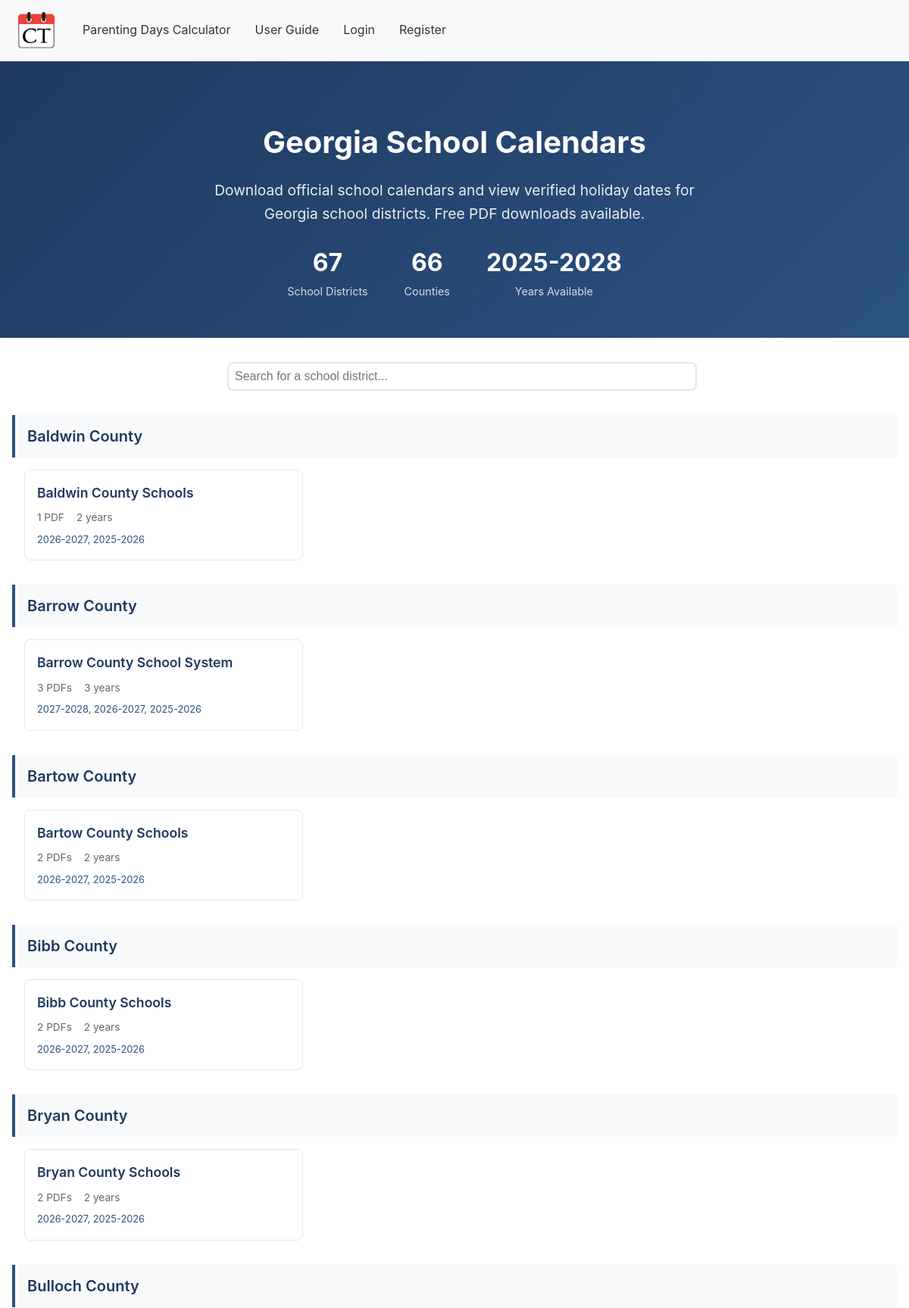
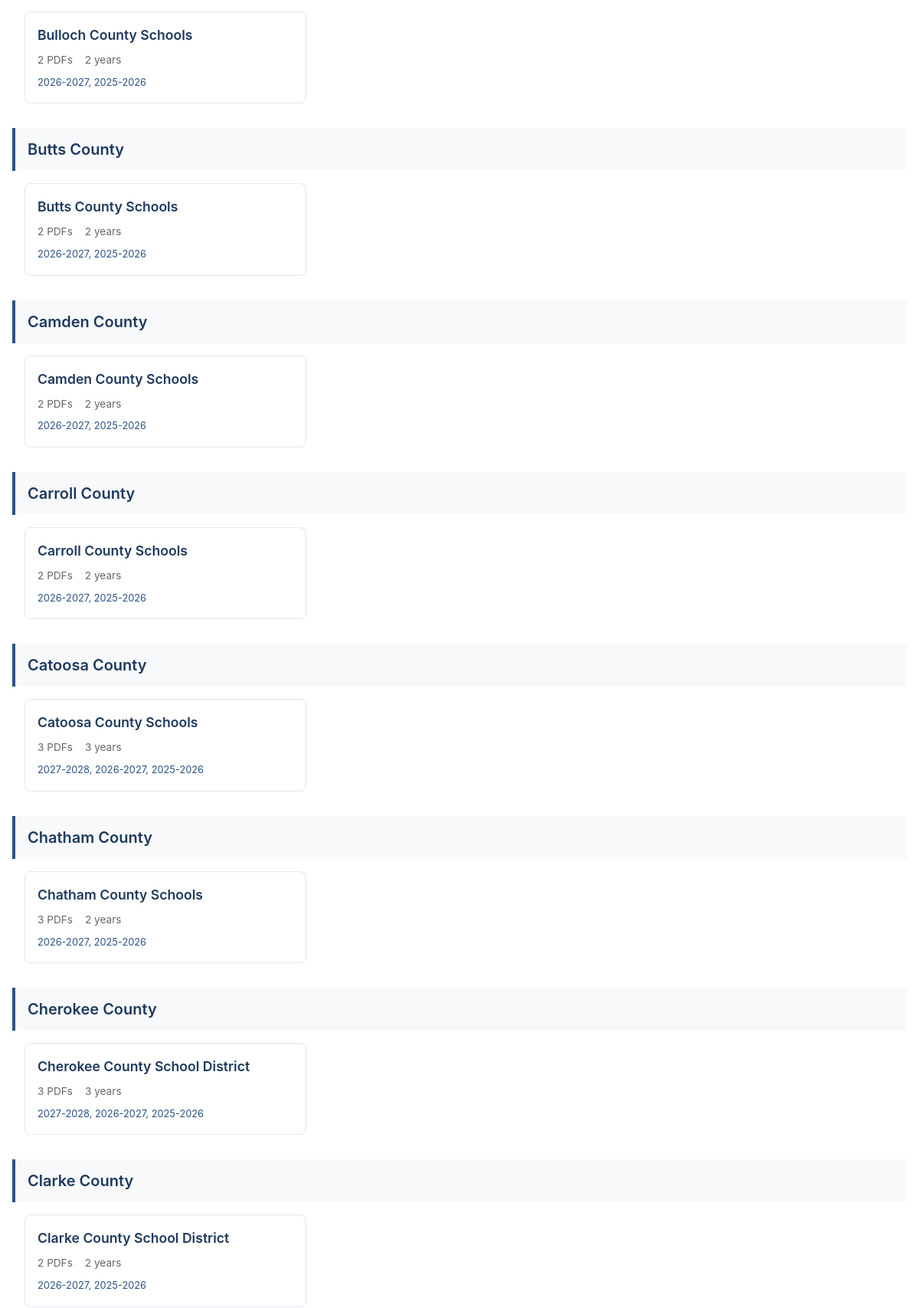
Page /georgia-school-calendars (upper part) on the committed database (2 pictures, top to bottom).
### models.py (models this page shows, shortened)
class SchoolEntity(db.Model):
    __tablename__ = 'school_entity'
    id = db.Column(db.Integer, primary_key=True)
    entity_type = db.Column(db.String(20), nullable=False, default='public_district')
    district_name = db.Column(db.String(255), nullable=False)
    normalized_name = db.Column(db.String(255), nullable=False, index=True)
    county = db.Column(db.String(100), nullable=True, index=True)
    nces_id = db.Column(db.String(50), nullable=True)
    is_active = db.Column(db.Boolean, default=True)
    website = db.Column(db.String(500), nullable=True)
    official_website = db.Column(db.String(500), nullable=True)  # Main school district website
    calendar_page_url = db.Column(db.String(500), nullable=True)  # Direct link to calendar page
    slug = db.Column(db.String(100), nullable=True, unique=True, index=True)  # URL-friendly name
    created_at = db.Column(db.DateTime, default=datetime.utcnow)
    updated_at = db.Column(db.DateTime, default=datetime.utcnow, onupdate=datetime.utcnow)
    __table_args__ = (
        db.UniqueConstraint('entity_type', 'normalized_name', 'county', name='uix_entity_type_name_county'),
        db.Index('ix_entity_county_name', 'county', 'normalized_name'),
    )

### main.py (the view)
@main.route('/georgia-school-calendars')
def school_calendars_index():
    entities = SchoolEntity.query.filter_by(is_active=True).order_by(SchoolEntity.county, SchoolEntity.district_name).all()
    counties = {}
    for entity in entities:
        county = entity.county or 'Other'
        if county not in counties:
            counties[county] = []
        file_count = CalendarFile.query.filter_by(school_entity_id=entity.id).count()
        years = db.session.query(VerifiedHoliday.school_year).filter_by(
            school_entity_id=entity.id
        ).distinct().all()
        counties[county].append({
            'entity': entity,
            'file_count': file_count,
            'years_available': sorted([y[0] for y in years], reverse=True)
        })
    sorted_counties = dict(sorted(counties.items()))
    return render_template('school_calendars_index.html',
        counties=sorted_counties,
        total_schools=len(entities)
    )

### templates/school_calendars_index.html (shortened to what this page needs)
{% extends "base.html" %}
{% block content %}
<div class="school-calendars-hero">
    <h1>Georgia School Calendars</h1>
    <p>Download official school calendars and view verified holiday dates for Georgia school districts. Free PDF downloads available.</p>
    <div class="stats-bar">
        <div class="stat-item">
            <span class="stat-number">{{ total_schools }}</span>
            <span class="stat-label">School Districts</span>
        </div>
        <div class="stat-item">
            <span class="stat-number">{{ counties|length }}</span>
            <span class="stat-label">Counties</span>
        </div>
        <div class="stat-item">
            <span class="stat-number">2025-2028</span>
            <span class="stat-label">Years Available</span>
        </div>
    </div>
</div>
<div class="search-container">
    <input type="text" id="schoolSearch" class="search-input" placeholder="Search for a school district..." autocomplete="off">
</div>
<div class="content-container">
    {% for county, schools in counties.items() %}
    <div class="county-section" data-county="{{ county }}">
        <div class="county-header">{{ county }} County</div>
        <div class="schools-grid">
            {% for school in schools %}
            <a href="{{ url_for('main.school_calendar_detail', slug=school.entity.slug) }}" class="school-card" data-name="{{ school.entity.district_name|lower }}">
                <div class="school-name">{{ school.entity.district_name }}</div>
                <div class="school-meta">
                    {% if school.file_count > 0 %}
                    <span>{{ school.file_count }} PDF{% if school.file_count != 1 %}s{% endif %}</span>
                    {% endif %}
                    {% if school.years_available %}
                    <span>{{ school.years_available|length }} year{% if school.years_available|length != 1 %}s{% endif %}</span>
                    {% endif %}
                </div>
                {% if school.years_available %}
                <div class="years-available">{{ school.years_available|join(', ') }}</div>
                {% endif %}
            </a>
            {% endfor %}
        </div>
    </div>
    {% endfor %}
</div>
{% endblock %}

### static/css/styles.css (style rules this page uses)
body { margin: 0; padding: 0; font-family: -apple-system, BlinkMacSystemFont, 'Segoe UI', Roboto, Oxygen, Ubuntu, Cantarell, sans-serif; background-color: #ffffff; color: #333; line-height: 1.6; }
input[type="text"], input[type="email"], input[type="password"] { display: block; width: 100%; padding: 0.5rem; margin-bottom: 1rem; }

### templates/school_calendars_index.html (style rules this page uses)
.school-calendars-hero { background: linear-gradient(135deg, #1e3a5f 0%, #2c5282 100%); color: white; padding: 3rem 2rem; text-align: center; margin-bottom: 2rem; }
.school-calendars-hero h1 { font-size: 2.5rem; margin-bottom: 1rem; }
.school-calendars-hero p { font-size: 1.2rem; opacity: 0.9; max-width: 700px; margin: 0 auto; }
.stats-bar { display: flex; justify-content: center; gap: 3rem; margin-top: 1.5rem; flex-wrap: wrap; }
.stat-item { text-align: center; }
.stat-number { font-size: 2rem; font-weight: bold; display: block; }
.stat-label { font-size: 0.9rem; opacity: 0.8; }
.county-section { margin-bottom: 2rem; }
.county-header { background: #f8f9fa; padding: 0.75rem 1rem; border-left: 4px solid #2c5282; margin-bottom: 1rem; font-size: 1.25rem; font-weight: 600; color: #1e3a5f; }
.schools-grid { display: grid; grid-template-columns: repeat(auto-fill, minmax(300px, 1fr)); gap: 1rem; padding: 0 1rem; }
.school-card { background: white; border: 1px solid #e2e8f0; border-radius: 8px; padding: 1rem; transition: all 0.2s ease; text-decoration: none; color: inherit; display: block; }
.school-name { font-weight: 600; color: #1e3a5f; font-size: 1.1rem; margin-bottom: 0.5rem; }
.school-meta { display: flex; gap: 1rem; font-size: 0.85rem; color: #666; }
.school-meta span { display: flex; align-items: center; gap: 0.25rem; }
.years-available { font-size: 0.8rem; color: #2c5282; margin-top: 0.5rem; }
.search-container { max-width: 600px; margin: 0 auto 2rem; padding: 0 1rem; }
.search-input { width: 100%; padding: 0.75rem 1rem; font-size: 1rem; border: 2px solid #e2e8f0; border-radius: 8px; outline: none; }
.content-container { max-width: 1200px; margin: 0 auto; padding: 0 1rem; }

### rows in the picture
SchoolEntity: county "Baldwin", entity.district_name "Baldwin County Schools", file_count "1", years_available|length "2", years_available "2026-2027, 2025-2026"
SchoolEntity: county "Barrow", entity.district_name "Barrow County School System", file_count "3", years_available|length "3", years_available "2027-2028, 2026-2027, 2025-2026"
SchoolEntity: county "Bartow", entity.district_name "Bartow County Schools", file_count "2", years_available|length "2", years_available "2026-2027, 2025-2026"
SchoolEntity: county "Bibb", entity.district_name "Bibb County Schools", file_count "2", years_available|length "2", years_available "2026-2027, 2025-2026"
SchoolEntity: county "Bryan", entity.district_name "Bryan County Schools", file_count "2", years_available|length "2", years_available "2026-2027, 2025-2026"
SchoolEntity: county "Bulloch", entity.district_name "Bulloch County Schools", file_count "2", years_available|length "2", years_available "2026-2027, 2025-2026"
SchoolEntity: county "Butts", entity.district_name "Butts County Schools", file_count "2", years_available|length "2", years_available "2026-2027, 2025-2026"
SchoolEntity: county "Camden", entity.district_name "Camden County Schools", file_count "2", years_available|length "2", years_available "2026-2027, 2025-2026"
SchoolEntity: county "Carroll", entity.district_name "Carroll County Schools", file_count "2", years_available|length "2", years_available "2026-2027, 2025-2026"
SchoolEntity: county "Catoosa", entity.district_name "Catoosa County Schools", file_count "3", years_available|length "3", years_available "2027-2028, 2026-2027, 2025-2026"
SchoolEntity: county "Chatham", entity.district_name "Chatham County Schools", file_count "3", years_available|length "2", years_available "2026-2027, 2025-2026"
SchoolEntity: county "Cherokee", entity.district_name "Cherokee County School District", file_count "3", years_available|length "3", years_available "2027-2028, 2026-2027, 2025-2026"
SchoolEntity: county "Clarke", entity.district_name "Clarke County School District", file_count "2", years_available|length "2", years_available "2026-2027, 2025-2026"

### other values in the picture
{{ total_schools }} "67"
{{ counties|length }} "66"
